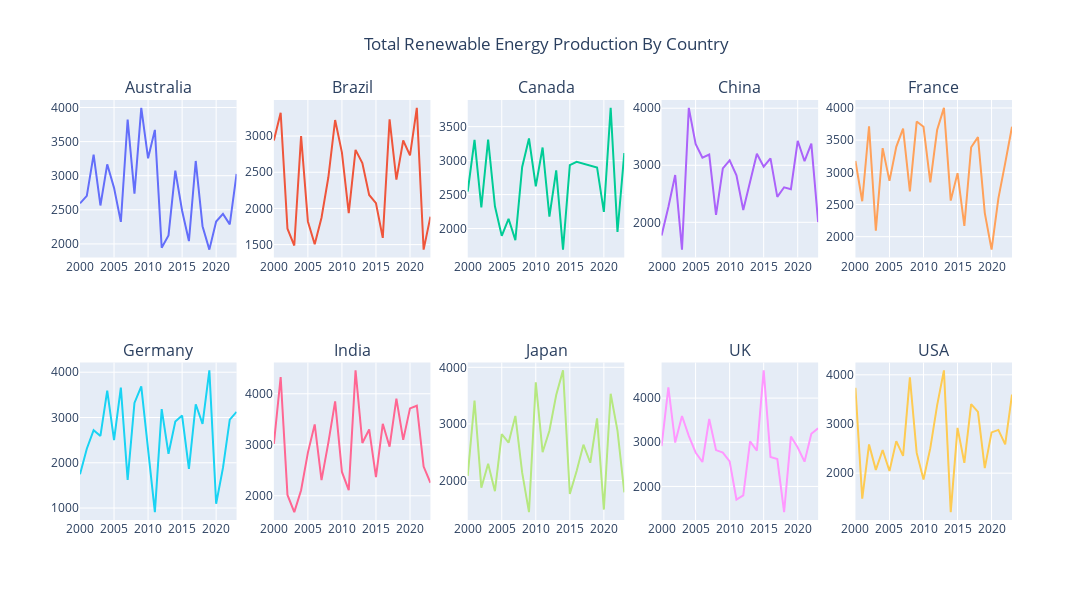

Here is the notebook cell this chart was saved with:
### Markdown cell above
### This plot will show the total renewable energy production by country for every year ###

### Code cell
fig = make_subplots(rows=2, cols=5, subplot_titles=[country for country, _ in country_dfs[:10]])
for i, (country, df) in enumerate(country_dfs[:10]):
    row = i // 5 + 1
    col = i % 5 + 1
    fig.add_trace(
        go.Scatter(x=df['Year'], y=df['TotalRenewableEnergy'], mode='lines', name=country),
        row=row, col=col
    )
fig.update_layout(height=600, width=1200, title_text="Total Renewable Energy Production By Country", title_x=.5, showlegend=False)
fig.show()

### Figure 1 — Plotly figure (JSON) as saved in the notebook; plotly's stock layout.template omitted (floating-point values rounded to 4 significant figures)
{"data": [{"mode": "lines", "name": "Australia", "type": "scatter", "x": [2000, 2001, 2002, 2003, 2004, 2005, 2006, 2007, 2008, 2009, 2010, 2011, 2012, 2013, 2014, 2015, 2016, 2017, 2018, 2019, 2020, 2021, 2022, 2023], "xaxis": "x", "y": [2594.0, 2704.0, 3308.0, 2564.0, 3167.0, 2822.0, 2323.0, 3823.0, 2738.0, 3994.0, 3255.0, 3672.0, 1945.0, 2125.0, 3074.0, 2487.0, 2042.0, 3216.0, 2260.0, 1916.0, 2327.0, 2441.0, 2286.0, 3027.0], "yaxis": "y"}, {"mode": "lines", "name": "Brazil", "type": "scatter", "x": [2000, 2001, 2002, 2003, 2004, 2005, 2006, 2007, 2008, 2009, 2010, 2011, 2012, 2013, 2014, 2015, 2016, 2017, 2018, 2019, 2020, 2021, 2022, 2023], "xaxis": "x2", "y": [2940.0, 3323.0, 1719.0, 1487.0, 3001.0, 1820.0, 1505.0, 1872.0, 2427.0, 3221.0, 2772.0, 1936.0, 2809.0, 2627.0, 2186.0, 2072.0, 1594.0, 3230.0, 2398.0, 2938.0, 2732.0, 3390.0, 1431.0, 1887.0], "yaxis": "y2"}, {"mode": "lines", "name": "Canada", "type": "scatter", "x": [2000, 2001, 2002, 2003, 2004, 2005, 2006, 2007, 2008, 2009, 2010, 2011, 2012, 2013, 2014, 2015, 2016, 2017, 2018, 2019, 2020, 2021, 2022, 2023], "xaxis": "x3", "y": [2544.0, 3306.0, 2312.0, 3308.0, 2327.0, 1892.0, 2144.0, 1829.0, 2906.0, 3326.0, 2621.0, 3192.0, 2177.0, 2857.0, 1690.0, 2933.0, 2981.0, 2955.0, 2926.0, 2899.0, 2244.0, 3776.0, 1949.0, 3112.0], "yaxis": "y3"}, {"mode": "lines", "name": "China", "type": "scatter", "x": [2000, 2001, 2002, 2003, 2004, 2005, 2006, 2007, 2008, 2009, 2010, 2011, 2012, 2013, 2014, 2015, 2016, 2017, 2018, 2019, 2020, 2021, 2022, 2023], "xaxis": "x4", "y": [1768.0, 2269.0, 2829.0, 1521.0, 4006.0, 3376.0, 3132.0, 3188.0, 2130.0, 2945.0, 3086.0, 2824.0, 2217.0, 2710.0, 3201.0, 2977.0, 3121.0, 2446.0, 2614.0, 2581.0, 3429.0, 3071.0, 3379.0, 2003.0], "yaxis": "y4"}, {"mode": "lines", "name": "France", "type": "scatter", "x": [2000, 2001, 2002, 2003, 2004, 2005, 2006, 2007, 2008, 2009, 2010, 2011, 2012, 2013, 2014, 2015, 2016, 2017, 2018, 2019, 2020, 2021, 2022, 2023], "xaxis": "x5", "y": [3176.0, 2551.0, 3716.0, 2091.0, 3377.0, 2868.0, 3396.0, 3679.0, 2704.0, 3789.0, 3708.0, 2842.0, 3657.0, 4001.0, 2560.0, 2988.0, 2167.0, 3390.0, 3548.0, 2371.0, 1799.0, 2596.0, 3143.0, 3709.0], "yaxis": "y5"}, {"mode": "lines", "name": "Germany", "type": "scatter", "x": [2000, 2001, 2002, 2003, 2004, 2005, 2006, 2007, 2008, 2009, 2010, 2011, 2012, 2013, 2014, 2015, 2016, 2017, 2018, 2019, 2020, 2021, 2022, 2023], "xaxis": "x6", "y": [1745.0, 2310.0, 2721.0, 2593.0, 3595.0, 2499.0, 3659.0, 1622.0, 3322.0, 3686.0, 2296.0, 910.4, 3185.0, 2198.0, 2909.0, 3042.0, 1864.0, 3293.0, 2860.0, 4041.0, 1096.0, 1887.0, 2952.0, 3126.0], "yaxis": "y6"}, {"mode": "lines", "name": "India", "type": "scatter", "x": [2000, 2001, 2002, 2003, 2004, 2005, 2006, 2007, 2008, 2009, 2010, 2011, 2012, 2013, 2014, 2015, 2016, 2017, 2018, 2019, 2020, 2021, 2022, 2023], "xaxis": "x7", "y": [3017.0, 4329.0, 2016.0, 1679.0, 2108.0, 2846.0, 3400.0, 2305.0, 3037.0, 3851.0, 2467.0, 2111.0, 4458.0, 3034.0, 3300.0, 2367.0, 3410.0, 2962.0, 3904.0, 3096.0, 3713.0, 3765.0, 2571.0, 2253.0], "yaxis": "y7"}, {"mode": "lines", "name": "Japan", "type": "scatter", "x": [2000, 2001, 2002, 2003, 2004, 2005, 2006, 2007, 2008, 2009, 2010, 2011, 2012, 2013, 2014, 2015, 2016, 2017, 2018, 2019, 2020, 2021, 2022, 2023], "xaxis": "x8", "y": [2084.0, 3412.0, 1874.0, 2297.0, 1812.0, 2819.0, 2669.0, 3142.0, 2140.0, 1442.0, 3733.0, 2501.0, 2879.0, 3509.0, 3946.0, 1762.0, 2168.0, 2634.0, 2315.0, 3098.0, 1488.0, 3533.0, 2881.0, 1793.0], "yaxis": "y8"}, {"mode": "lines", "name": "UK", "type": "scatter", "x": [2000, 2001, 2002, 2003, 2004, 2005, 2006, 2007, 2008, 2009, 2010, 2011, 2012, 2013, 2014, 2015, 2016, 2017, 2018, 2019, 2020, 2021, 2022, 2023], "xaxis": "x9", "y": [2915.0, 4244.0, 2992.0, 3596.0, 3147.0, 2769.0, 2554.0, 3527.0, 2823.0, 2766.0, 2566.0, 1704.0, 1796.0, 3021.0, 2812.0, 4628.0, 2670.0, 2621.0, 1419.0, 3131.0, 2880.0, 2561.0, 3191.0, 3320.0], "yaxis": "y9"}, {"mode": "lines", "name": "USA", "type": "scatter", "x": [2000, 2001, 2002, 2003, 2004, 2005, 2006, 2007, 2008, 2009, 2010, 2011, 2012, 2013, 2014, 2015, 2016, 2017, 2018, 2019, 2020, 2021, 2022, 2023], "xaxis": "x10", "y": [3737.0, 1482.0, 2583.0, 2067.0, 2471.0, 2044.0, 2652.0, 2353.0, 3947.0, 2412.0, 1871.0, 2508.0, 3379.0, 4090.0, 1208.0, 2922.0, 2209.0, 3402.0, 3245.0, 2102.0, 2828.0, 2880.0, 2587.0, 3597.0], "yaxis": "y10"}], "layout": {"annotations": [{"font": {"size": 16}, "showarrow": false, "text": "Australia", "x": 0.084, "xanchor": "center", "xref": "paper", "y": 1, "yanchor": "bottom", "yref": "paper"}, {"font": {"size": 16}, "showarrow": false, "text": "Brazil", "x": 0.292, "xanchor": "center", "xref": "paper", "y": 1, "yanchor": "bottom", "yref": "paper"}, {"font": {"size": 16}, "showarrow": false, "text": "Canada", "x": 0.5, "xanchor": "center", "xref": "paper", "y": 1, "yanchor": "bottom", "yref": "paper"}, {"font": {"size": 16}, "showarrow": false, "text": "China", "x": 0.708, "xanchor": "center", "xref": "paper", "y": 1, "yanchor": "bottom", "yref": "paper"}, {"font": {"size": 16}, "showarrow": false, "text": "France", "x": 0.916, "xanchor": "center", "xref": "paper", "y": 1, "yanchor": "bottom", "yref": "paper"}, {"font": {"size": 16}, "showarrow": false, "text": "Germany", "x": 0.084, "xanchor": "center", "xref": "paper", "y": 0.375, "yanchor": "bottom", "yref": "paper"}, {"font": {"size": 16}, "showarrow": false, "text": "India", "x": 0.292, "xanchor": "center", "xref": "paper", "y": 0.375, "yanchor": "bottom", "yref": "paper"}, {"font": {"size": 16}, "showarrow": false, "text": "Japan", "x": 0.5, "xanchor": "center", "xref": "paper", "y": 0.375, "yanchor": "bottom", "yref": "paper"}, {"font": {"size": 16}, "showarrow": false, "text": "UK", "x": 0.708, "xanchor": "center", "xref": "paper", "y": 0.375, "yanchor": "bottom", "yref": "paper"}, {"font": {"size": 16}, "showarrow": false, "text": "USA", "x": 0.916, "xanchor": "center", "xref": "paper", "y": 0.375, "yanchor": "bottom", "yref": "paper"}], "height": 600, "showlegend": false, "title": {"text": "Total Renewable Energy Production By Country", "x": 0.5}, "width": 1200, "xaxis": {"anchor": "y", "autorange": true, "domain": [0, 0.168], "range": [2000, 2023], "type": "linear"}, "xaxis10": {"anchor": "y10", "autorange": true, "domain": [0.832, 1], "range": [2000, 2023], "type": "linear"}, "xaxis2": {"anchor": "y2", "autorange": true, "domain": [0.208, 0.376], "range": [2000, 2023], "type": "linear"}, "xaxis3": {"anchor": "y3", "autorange": true, "domain": [0.416, 0.584], "range": [2000, 2023], "type": "linear"}, "xaxis4": {"anchor": "y4", "autorange": true, "domain": [0.624, 0.792], "range": [2000, 2023], "type": "linear"}, "xaxis5": {"anchor": "y5", "autorange": true, "domain": [0.832, 1], "range": [2000, 2023], "type": "linear"}, "xaxis6": {"anchor": "y6", "autorange": true, "domain": [0, 0.168], "range": [2000, 2023], "type": "linear"}, "xaxis7": {"anchor": "y7", "autorange": true, "domain": [0.208, 0.376], "range": [2000, 2023], "type": "linear"}, "xaxis8": {"anchor": "y8", "autorange": true, "domain": [0.416, 0.584], "range": [2000, 2023], "type": "linear"}, "xaxis9": {"anchor": "y9", "autorange": true, "domain": [0.624, 0.792], "range": [2000, 2023], "type": "linear"}, "yaxis": {"anchor": "x", "autorange": true, "domain": [0.625, 1], "range": [1801.0, 4109.0], "type": "linear"}, "yaxis10": {"anchor": "x10", "autorange": true, "domain": [0, 0.375], "range": [1048.0, 4250.0], "type": "linear"}, "yaxis2": {"anchor": "x2", "autorange": true, "domain": [0.625, 1], "range": [1322.0, 3498.0], "type": "linear"}, "yaxis3": {"anchor": "x3", "autorange": true, "domain": [0.625, 1], "range": [1574.0, 3892.0], "type": "linear"}, "yaxis4": {"anchor": "x4", "autorange": true, "domain": [0.625, 1], "range": [1383.0, 4144.0], "type": "linear"}, "yaxis5": {"anchor": "x5", "autorange": true, "domain": [0.625, 1], "range": [1677.0, 4124.0], "type": "linear"}, "yaxis6": {"anchor": "x6", "autorange": true, "domain": [0, 0.375], "range": [736.5, 4215.0], "type": "linear"}, "yaxis7": {"anchor": "x7", "autorange": true, "domain": [0, 0.375], "range": [1524.0, 4613.0], "type": "linear"}, "yaxis8": {"anchor": "x8", "autorange": true, "domain": [0, 0.375], "range": [1303.0, 4085.0], "type": "linear"}, "yaxis9": {"anchor": "x9", "autorange": true, "domain": [0, 0.375], "range": [1240.0, 4806.0], "type": "linear"}}}
